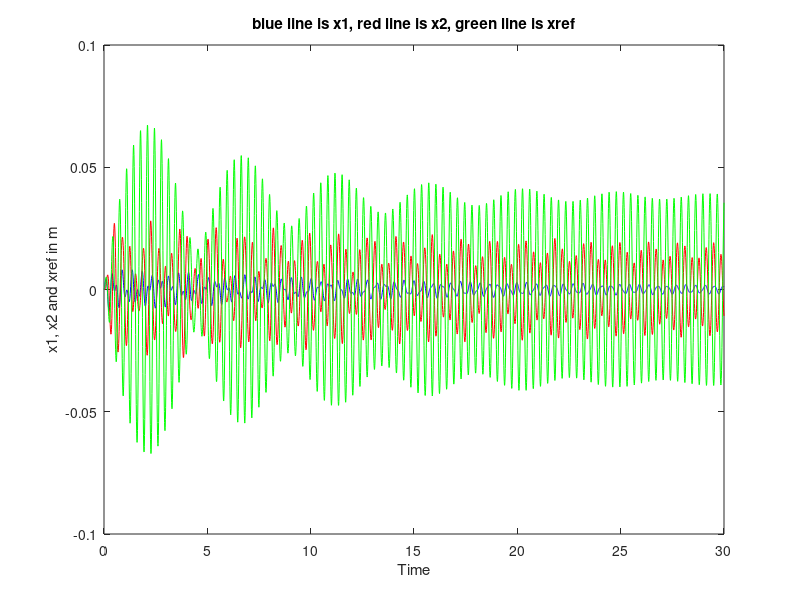

The MATLAB script that drew this image:
function tmd
    % k1=13.98;
    % k1=22.222222;
    k1=752;
    m1=2;
    l=0.03; %perfectly tuned at this length of the pendulum.
    m2=0.8;
    k2=(m2*9.8)/l;

    %building reference
    % kref=13.98;
    % kref=22.222222;
    kref=752;
    mref=2;

    %oscillation amplitude of building remains constant at 0.08m

    TSPAN=linspace(0,30,3000);
    initial_displacement_x1=0;  
    initial_velocity_x1=0;
    initial_displacement_x2=0;
    initial_velocity_x2=0;

    initial_displacement_xref=0;
    initial_velocity_xref=0;

    d=0.5;  %damping factor
    
    z0=[initial_displacement_x1 initial_velocity_x1 initial_displacement_x2 initial_velocity_x2 initial_displacement_xref initial_velocity_xref];
    OPTIONS = odeset('RelTol',1e-9,'AbsTol',1e-12);
    [t,z] = ode45(@odefun,TSPAN,z0,OPTIONS,d,k1,k2,kref,m1,m2,mref);
    % figure(1)
    % plot(TSPAN,z(:,1),'b',TSPAN,z(:,3),'r') 
    % ylabel('x1 in m and x2 in m');xlabel('Time');title('blue line is x1 and red line is x2 ');
    figure(1)
    plot(TSPAN,z(:,1),'b',TSPAN,z(:,3),'r',TSPAN,z(:,5),'g') 
    ylabel('x1, x2 and xref in m');xlabel('Time');title('blue line is x1, red line is x2, green line is xref');
    % figure(2)
    % plot(TSPAN,z(:,2),'b',TSPAN,z(:,4),'r') 
    % ylabel('v1 in m/s and v2 in m/s');xlabel('Time');title('blue line is v1 and red line is v2 ');
    
function zdot= odefun(t,z,d,k1,k2,kref,m1,m2,mref)
    %forced + damped 
    %omega_natural=18
    zdot=[z(2);(-(k1/m1)*(z(1)))+((k2/m1)*(z(3)-z(1)))+(2*cos(18*t))-((d/m1)*z(2)); 
    z(4);(-(k2/m2)*(z(3)-z(1)))
    z(6);(-(kref/mref)*(z(5)))+(2*cos(18*t))-((d/m1)*z(6))];

    %natural + damped 
    % zdot=[z(2);(-(k1/m1)*(z(1)))+((k2/m1)*(z(3)-z(1)))-((d/m1)*z(2)); 
    % z(4);(-(k2/m2)*(z(3)-z(1)))
    % z(6);(-(kref/mref)*(z(5)))-((d/mref)*z(6))];

    %forced + undamped
    % zdot=[z(2);(-(k1/m1)*(z(1)))+((k2/m1)*(z(3)-z(1)))+(2*cos(18*t)); 
    % z(4);(-(k2/m2)*(z(3)-z(1)))
    % z(6);(-(kref/mref)*(z(5)))+(2*cos(18*t))];

    %natural + undamped
    % zdot=[z(2);(-(k1/m1)*(z(1)))+((k2/m1)*(z(3)-z(1))); 
    % z(4);(-(k2/m2)*(z(3)-z(1)))
    % z(6);(-(kref/mref)*(z(5)))];